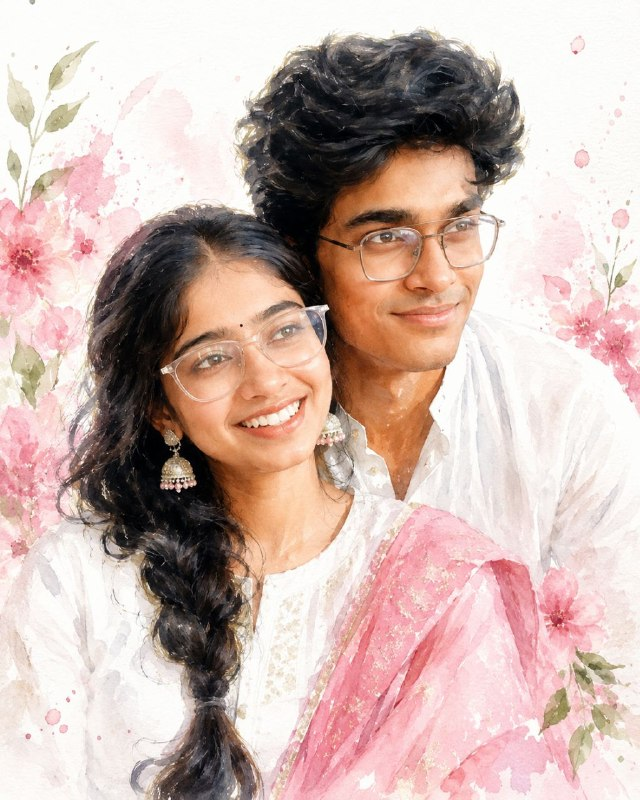
#> input picture apps/gallery/assets/raw/img1.jpg, 640 x 800 px
$ python media_ingest.py ../apps/gallery/assets/raw/img1.jpg
#> lines starting #> are read from the running program, lines starting #| are printed output that depends on the picture
#!/usr/bin/env python3
"""Prepare and optionally transfer media into OreoOS.

Every path follows the same contract: detect -> convert -> validate the final
artifact -> check storage -> transfer. Source size is never used as a proxy for
stored size.

Examples:
  python3 tools/media_ingest.py photo.jpg
  python3 tools/media_ingest.py clip.mp4 --seconds 10 --to-board
  python3 tools/media_ingest.py notes.md --to-board --port /dev/ttyACM0
"""

import argparse
import shutil
import struct
import subprocess
import sys
import tempfile
import zlib
from pathlib import Path


ROOT = Path(__file__).resolve().parents[1]
DEFAULT_OUTPUT = ROOT / "dist" / "media"
DEFAULT_MEDIA_BUDGET = 5 * 1024 * 1024
DEFAULT_RESERVE = 256 * 1024
PHOTO_EXTS = {".png", ".jpg", ".jpeg", ".gif", ".webp", ".bmp"}
VIDEO_EXTS = {".mp4", ".mov", ".m4v", ".webm", ".avi", ".mkv"}
DOC_EXTS = {".md", ".txt"}


def human(size):
    return "%.2f MiB" % (size / (1024 * 1024)) if size >= 1024 * 1024 else "%.1f KiB" % (size / 1024)


def safe_stem(path):
    out = "".join(c if c.isalnum() or c in "-_" else "-" for c in path.stem)
    return out.strip("-")[:48] or "media"


def detect(path, forced=None):
    if forced:
        return forced
    ext = path.suffix.lower()
    if ext in PHOTO_EXTS:
        return "image"
    if ext in VIDEO_EXTS:
        return "video"
    if ext in DOC_EXTS:
        return "document"
    raise SystemExit("unsupported input type: %s" % ext)


def encode_image(source, output, max_dim):
#> called with max_dim = 240
    try:
        from PIL import Image, ImageOps
    except ImportError:
        raise SystemExit("Pillow is required for images: pip install Pillow")
    with Image.open(source) as image:
        # Phone photos keep their pixels sideways and say how to turn them
        # in the EXIF Orientation tag: apply it, or portraits arrive rotated.
#> image is the input picture: PIL image 640x800 RGB; mean R, G, B 203.4, 180.2, 173.3
        image = ImageOps.exif_transpose(image).convert("RGB")
        scale = min(1.0, max_dim / max(image.size))
#> scale = 0.3
        size = (max(1, round(image.width * scale)),
                max(1, round(image.height * scale)))
#> size = (192, 240)
        if size != image.size:
            image = image.resize(size, Image.Resampling.LANCZOS)
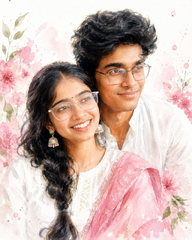
#> image: PIL image 192x240 RGB; mean R, G, B 203.4, 180.2, 173.3
        raw = bytearray(image.width * image.height * 2)
        pos = 0
        for red, green, blue in image.getdata():
            pixel = ((red & 0xF8) << 8) | ((green & 0xFC) << 3) | (blue >> 3)
            raw[pos] = pixel >> 8
            raw[pos + 1] = pixel & 0xFF
            pos += 2
#> this loop made 46080 passes
#> (red, green, blue, pixel, pos) on passes 1 to 3: (252, 252, 250, 65535, 2), (253, 253, 251, 65535, 4), (253, 253, 251, 65535, 6)
#> after the loop, pos = 92160
    packed = zlib.compress(raw, 6)
    output.write_bytes(b"R5Z\x01" + struct.pack("<HHI", image.width, image.height,
                                                len(raw)) + packed)


# [18 lines left out: functions encode_document, encode_video, not called in this run]


def validate(path, kind):
    size = path.stat().st_size
    with path.open("rb") as stream:
        head = stream.read(12)
        if kind == "image":
            if len(head) != 12 or head[:4] != b"R5Z\x01":
                raise SystemExit("invalid compressed image")
            width, height, raw_len = struct.unpack("<HHI", head[4:12])
            if not (0 < width <= 320 and 0 < height <= 240 and
                    raw_len == width * height * 2):
                raise SystemExit("invalid compressed image dimensions")
            if len(zlib.decompress(stream.read())) != raw_len:
                raise SystemExit("compressed image payload is truncated")
        elif kind == "document":
            if len(head) < 8 or head[:4] != b"ODZ\x01":
                raise SystemExit("invalid compressed document")
            raw_len = struct.unpack("<I", head[4:8])[0]
            if len(zlib.decompress(head[8:] + stream.read())) != raw_len:
                raise SystemExit("compressed document payload is truncated")
        else:
            if len(head) != 12 or head[:4] != b"RV5\x06":
                raise SystemExit("invalid RV565 v6 video")
            width, height, fps, _, frames = struct.unpack("<HHBBH", head[4:])
            if not (0 < width <= 320 and 0 < height <= 240 and
                    0 < fps <= 30 and frames > 0):
                raise SystemExit("invalid RV565 v6 metadata")
            raw_len = width * height * 2
            for index in range(frames):
                packed_head = stream.read(4)
                if len(packed_head) != 4:
                    raise SystemExit("video frame %d is truncated" % index)
                packed_len = struct.unpack("<I", packed_head)[0]
                decoded = zlib.decompress(stream.read(packed_len))
                if len(decoded) != raw_len:
                    raise SystemExit("video frame %d has the wrong size" % index)
            if stream.read(1):
                raise SystemExit("video contains trailing data")
    return size


# [27 lines left out: functions board_free, transfer, not called in this run]


def main():
    parser = argparse.ArgumentParser(description=__doc__)
    parser.add_argument("source", type=Path)
    parser.add_argument("--kind", choices=("image", "video", "document"))
    parser.add_argument("--output-dir", type=Path, default=DEFAULT_OUTPUT)
    parser.add_argument("--to-board", action="store_true")
    parser.add_argument("--port", default="/dev/ttyACM0")
    parser.add_argument("--media-budget", type=int, default=DEFAULT_MEDIA_BUDGET)
    parser.add_argument("--reserve", type=int, default=DEFAULT_RESERVE)
    parser.add_argument("--seconds", type=float, default=10.0)
    parser.add_argument("--fps", type=int, default=24)
    parser.add_argument("--width", type=int, default=180)
    parser.add_argument("--height", type=int, default=135)
    parser.add_argument("--photo-max", type=int, default=240)
    args = parser.parse_args()

    source = args.source.resolve()
    if not source.is_file():
        raise SystemExit("source not found: %s" % source)
    kind = detect(source, args.kind)
    suffix = ".rv565" if kind == "video" else (".rz565" if kind == "image" else source.suffix.lower() + "z")
    args.output_dir.mkdir(parents=True, exist_ok=True)
    final = args.output_dir / (safe_stem(source) + suffix)

    with tempfile.TemporaryDirectory(prefix="oreo-media-") as temp:
        staged = Path(temp) / final.name
        if kind == "video":
            encode_video(source, staged, args.seconds, args.fps,
                         args.width, args.height)
        elif kind == "image":
            encode_image(source, staged, args.photo_max)
        else:
            encode_document(source, staged)
        stored = validate(staged, kind)
        usable = args.media_budget - args.reserve
        if stored > usable:
            raise SystemExit("prepared %s needs %s; media budget after reserve is %s" %
                             (kind, human(stored), human(max(0, usable))))
        if args.to_board:
            free = board_free(args.port)
            if stored + args.reserve > free:
                raise SystemExit("badge has %s free; %s plus %s reserve will not fit" %
                                 (human(free), human(stored), human(args.reserve)))
        shutil.move(str(staged), final)

    ratio = final.stat().st_size / source.stat().st_size if source.stat().st_size else 0
    print("prepared: %s" % final)
    print("source: %s  stored: %s  ratio: %.1f%%" %
          (human(source.stat().st_size), human(final.stat().st_size), ratio * 100))
    if args.to_board:
        remote = transfer(final, kind, args.port)
        print("transferred: %s -> :%s" % (final.name, remote))


if __name__ == "__main__":
    main()
